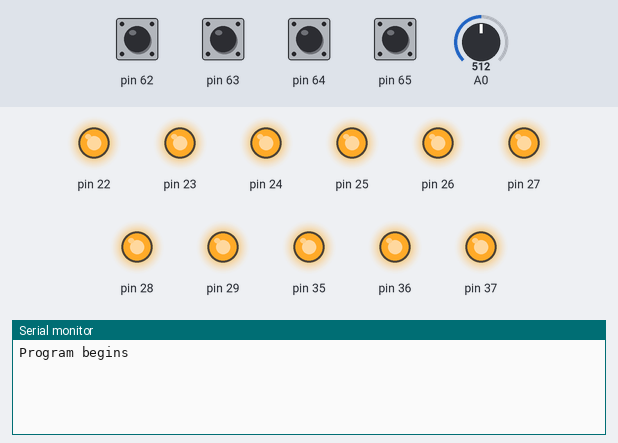
A sketch run on a simulated Arduino Mega 2560, built with avr-gcc and run on an emulated ATmega2560. Shown: output pins drawn as LEDs (lit = HIGH), the last lines printed to the serial monitor. The inputs (shaded band) are chosen by the test bench; at power-on: pin 62–65 HIGH, A0 = 512.

Above: at 1.2 s.
1.3 s: pin 62 pulled LOW for 0.15 s
At 1.9 s:
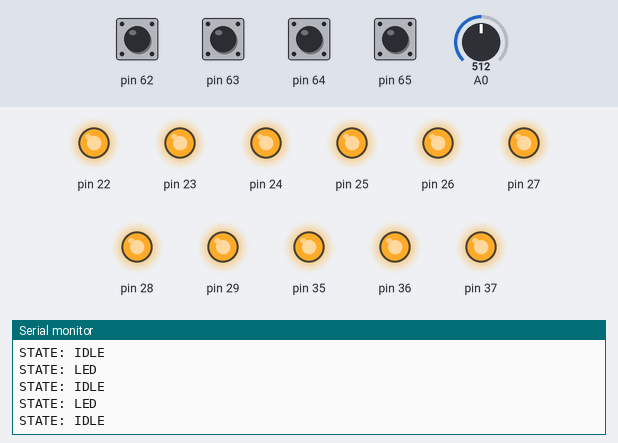
2.9 s: pin 63 pulled LOW for 0.15 s
At 4.2 s:
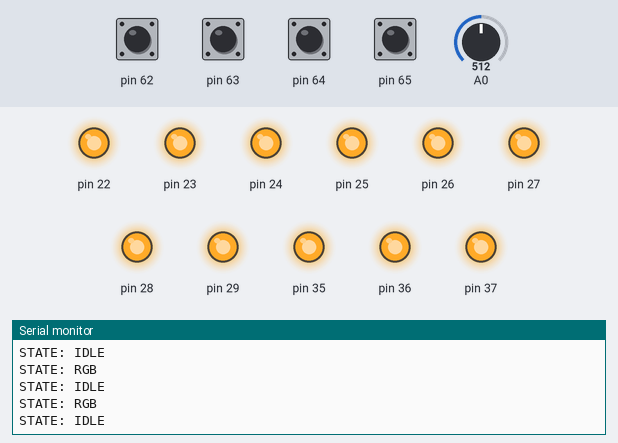
4.5 s: pin 64 pulled LOW for 0.15 s
At 4.66 s:
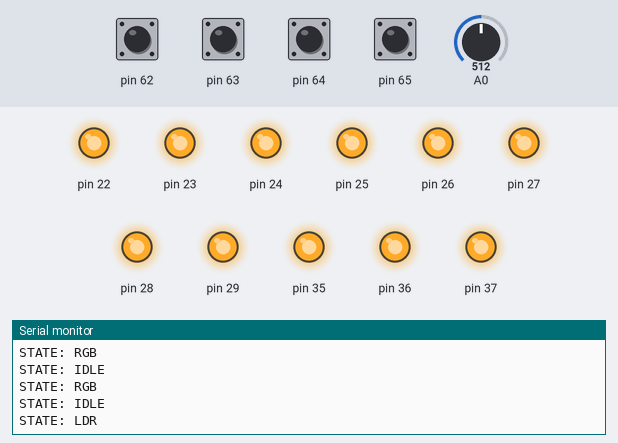

Measured:
- after the input at 1.3 s, the serial monitor: prints a new line at once (image 1)
- after the input at 2.9 s, the serial monitor: prints a new line at once (image 2)
- after the input at 4.5 s, the serial monitor: prints a new line at once (image 3)

The sketch:

AD140_Timer_sh.ino
```cpp
#include "timer1_setup.h"

#define STATE_IDLE 0
#define STATE_LED 1
#define STATE_RGB 2
#define STATE_ADC 3

#define RGB_ALL_OFF 0x07
#define RGB_ALL_ON ~(0x07)
#define LED_ALL_OFF 0xFF

#define SW_RED 0xE
#define SW_YELLOW 0xD
#define SW_GREEN 0xB

unsigned int counter;
unsigned int state;
unsigned int sensorValue;
char dataBuffer[30];

void adcSetup() {
  ADCSRA = 0x97;
  DIDR0 = 0x1;
  ADMUX = 0x40; // ADC channel 0
}

void setup() {
  Serial.begin(38400);
  DDRA = 0xFF;  // 8 led
  PORTA = LED_ALL_OFF;
  DDRC = 0x07;  // traffic light
  PORTC = RGB_ALL_OFF;
  PORTK = 0xFF;
  DDRK = 0; // switch

  timer1SetupCTC();
  timer3SetupCTC();
  adcSetup();

  counter = 0;
  state = STATE_IDLE;
  sensorValue = 0;
  Serial.println("Program begins");
}

void loop() {
  switch (state) {
    case STATE_IDLE:
      if ((PINK & 0xF) == SW_RED) {
        state = STATE_LED;
        Serial.println("STATE: LED");
      } else if ((PINK & 0xF) == SW_YELLOW) {
        state = STATE_RGB;
        Serial.println("STATE: RGB");
      } else if ((PINK & 0xF) == SW_GREEN) {
        state = STATE_ADC;
        Serial.println("STATE: LDR");
        timer1Start();
      }
    break;
    case STATE_LED:
      _8LedPattern();
      counter++;
      if (counter == 5) {
        counter = 0;
        state = STATE_IDLE;
        PORTA = LED_ALL_OFF;
        Serial.println("STATE: IDLE");
      }
    break;
    case STATE_RGB:
      RGBPattern();
      counter++;
      if (counter == 5) {
        counter = 0;
        state = STATE_IDLE;
        PORTC = RGB_ALL_OFF;
        Serial.println("STATE: IDLE");
      }
    break;
    case STATE_ADC:
      if (TIFR1 & 0x2) {
        TIFR1 = 0x2;  // clear interrupt flag
        ADCSRA |= 0x40; // start conversion
        counter++;
      }
      if (ADCSRA & 0x10) {  // conversion done
//        Serial.println(ADC);
        sensorValue = sensorValue + ADC;
        ADCSRA |= 0x10; // clear flag
        if (counter == 4) {
          counter = 0;
          state = STATE_IDLE;
          sprintf(dataBuffer, "LDR average: %4d\n", sensorValue / 4);
          Serial.print(dataBuffer);
          sensorValue = 0;
          Serial.println("STATE: IDLE");
          timer1Stop();
        }
      }
    break;
  }
}

void _8LedPattern() {
  // your pattern
}

void RGBPattern() {
  // your pattern
}
```

timer1_setup.c
```cpp
#include <avr/io.h>
#include "timer1_setup.h"

void timer1SetupCTC() {
  TCCR1A = 0;
  TCCR1B = 0;
  OCR1A = 3124; // 20 Hz
//  OCR1B = 6249;  // 10 Hz
//  OCR1C = 3124; // 20 Hz
  TCNT1 = 0x0;
  TIFR1 = 0x2F;
  TIMSK1 = 0;
  TCCR1B |= 0x08;
//  TCCR1B |= 0x04; // 256
}

void timer1Start() {
  TCCR1B |= 0x04;
}

void timer1Stop() {
  TCCR1B &= ~(0x07);
  TCNT1 = 0x0;
  TIFR1 = 0x2;
}

void timer1SetupCTC2() {
  TCCR1A = 0; // clear all bits
  TCCR1B = 0; // clear all bits
  OCR1A = 31249; // target interrupt every 2 seconds
  OCR1B = 15624; // interrupt at 1 second from start
  OCR1C = 7812;  // interrupt at 0.5 second from start
  TCNT1 = 0x0; // reset counter
  TIFR1 = 0x2F; // clear all interrupt flags
  TIMSK1 = 0; // disable all interrupts call to MCU
  TCCR1B |= 0x08; // set WGM12 to CTC mode
  TCCR1B |= 0x05; // set CS12 and CS10 to divide clk by 1024
}

void timer3SetupCTC() {
  TCCR3A = 0;
  TCCR3B = 0;
  TCNT3 = 0x0;
  TIFR3 = 0x2F;
  TIMSK3 = 0;
  TCCR3B |= 0x80; // CTC mode
  TCCR3B &= ~(0x07); // timer stop
}

void myDelay500() { // delay 500 ms
  OCR3A = 31249;  // 2 Hz
  TCCR3B |= 0x04; // timer start and divide clk by 256
  while (!(TIFR3 & 0x2)) {};  // waiting 1000 ms
  TCCR3B &= ~(0x07);  // timer stop
  TCNT3 = 0x0;  // reset counter
  TIFR3 = 0x2;  // clear interrupt flag
}

void myDelay100() {  // delay 100 ms
  OCR3A = 6249; // 10 Hz
  TCCR3B |= 0x04; // timer start and divide clk by 256
  while (!(TIFR3 & 0x2)) {};  // waiting 100 ms
  TCCR3B &= ~(0x07);  // timer stop
  TCNT3 = 0x0;  // reset counter
  TIFR3 = 0x2;  // clear interrupt flag
}
```

timer1_setup.h
```cpp
#ifndef _TIMER1_SETUP_H
#define _TIMER1_SETUP_H

#ifdef __cplusplus
extern "C" {
#endif

void timer1SetupCTC2(void);
void timer1SetupCTC(void);
void timer3SetupCTC(void);
void myDelay500(void);
void myDelay100(void);
void timer1Start(void);
void timer1Stop(void);

#ifdef __cplusplus
} // extern "C"
#endif

#endif
```
